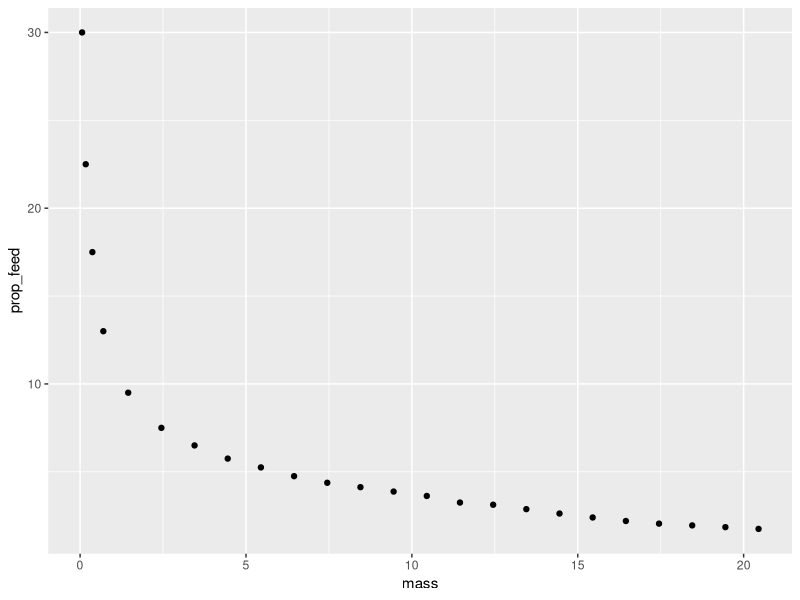
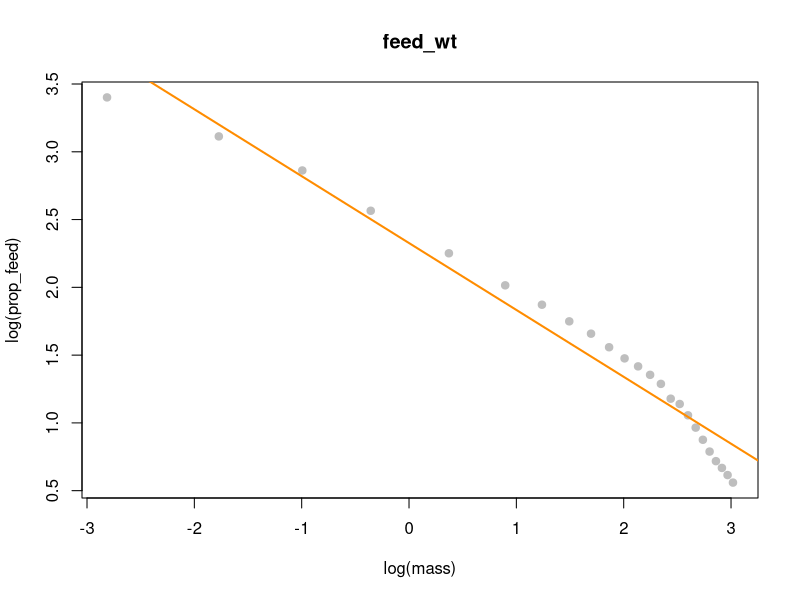
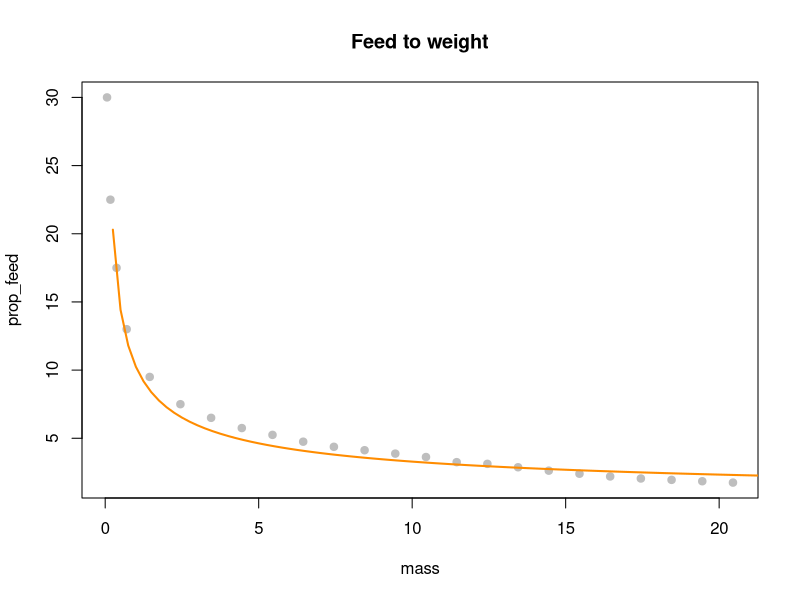
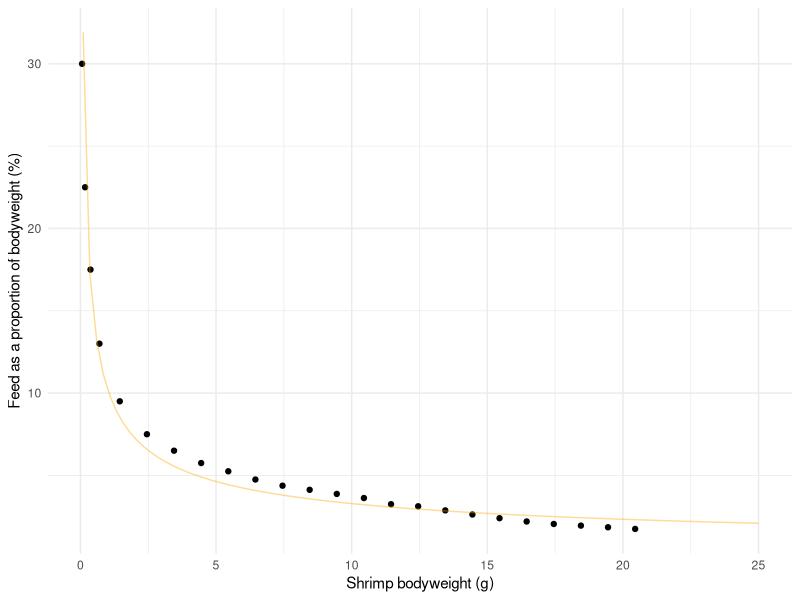

These figures' R source, in order:
library(tidyverse)

# import data
feed <- read.csv("data/feed.csv") %>%
  mutate(mass = (mass_1 + mass_2) / 2,
         prop_feed = (rate_1 + rate_2) / 2)

feed %>% ggplot(aes(mass, prop_feed)) +
  geom_point()

feed.twinlog <- lm(log(prop_feed) ~ log(mass), data = feed)
summary(feed.twinlog)

plot(log(prop_feed) ~ log(mass), data = feed, col = "grey", pch = 20, cex = 1.5, main = "feed_wt")
abline(feed.twinlog, col = "darkorange", lwd = 2)

plot(prop_feed ~ mass, data = feed, col = "grey", pch = 20, cex = 1.5, main = "Feed to weight")
curve(exp(feed.twinlog$coefficients[1]) * x ^ feed.twinlog$coefficients[2], from = 0, to = 25, add = TRUE, col = "darkorange", lwd = 2)

feed.plot <- feed %>%
  ggplot(aes(mass, prop_feed)) +
  geom_point() +
  stat_function(fun = function(x) exp(feed.twinlog$coefficients[1]) * x ^ feed.twinlog$coefficients[2],
                color = "orange",
                xlim = c(0.1, 25),
                alpha = 0.4) +
  labs(x = "Shrimp bodyweight (g)",
       y = "Feed as a proportion of bodyweight (%)") +
  theme_minimal()

pdf("plots/feed_plot.pdf",
    height = 3)
feed.plot
dev.off()

